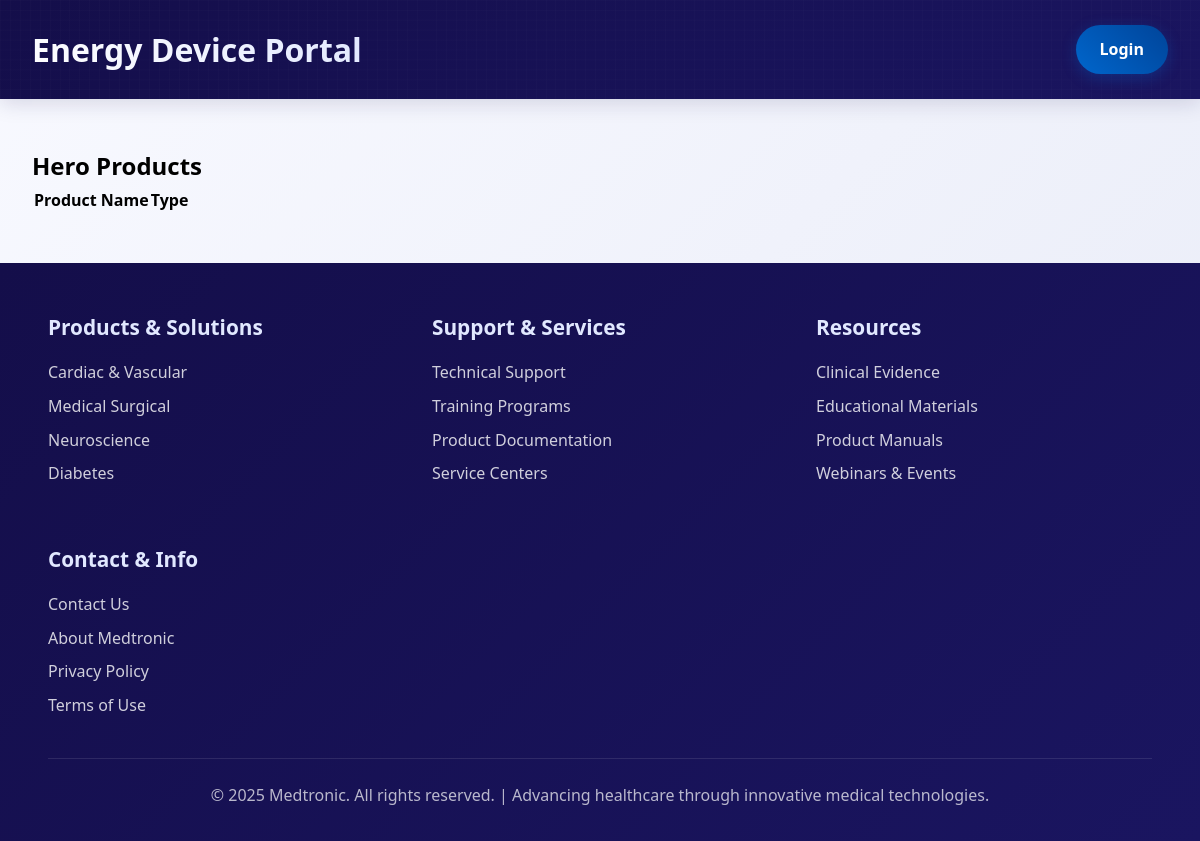
/analytics/hero-products/, run on an earlier commit of the app's database.
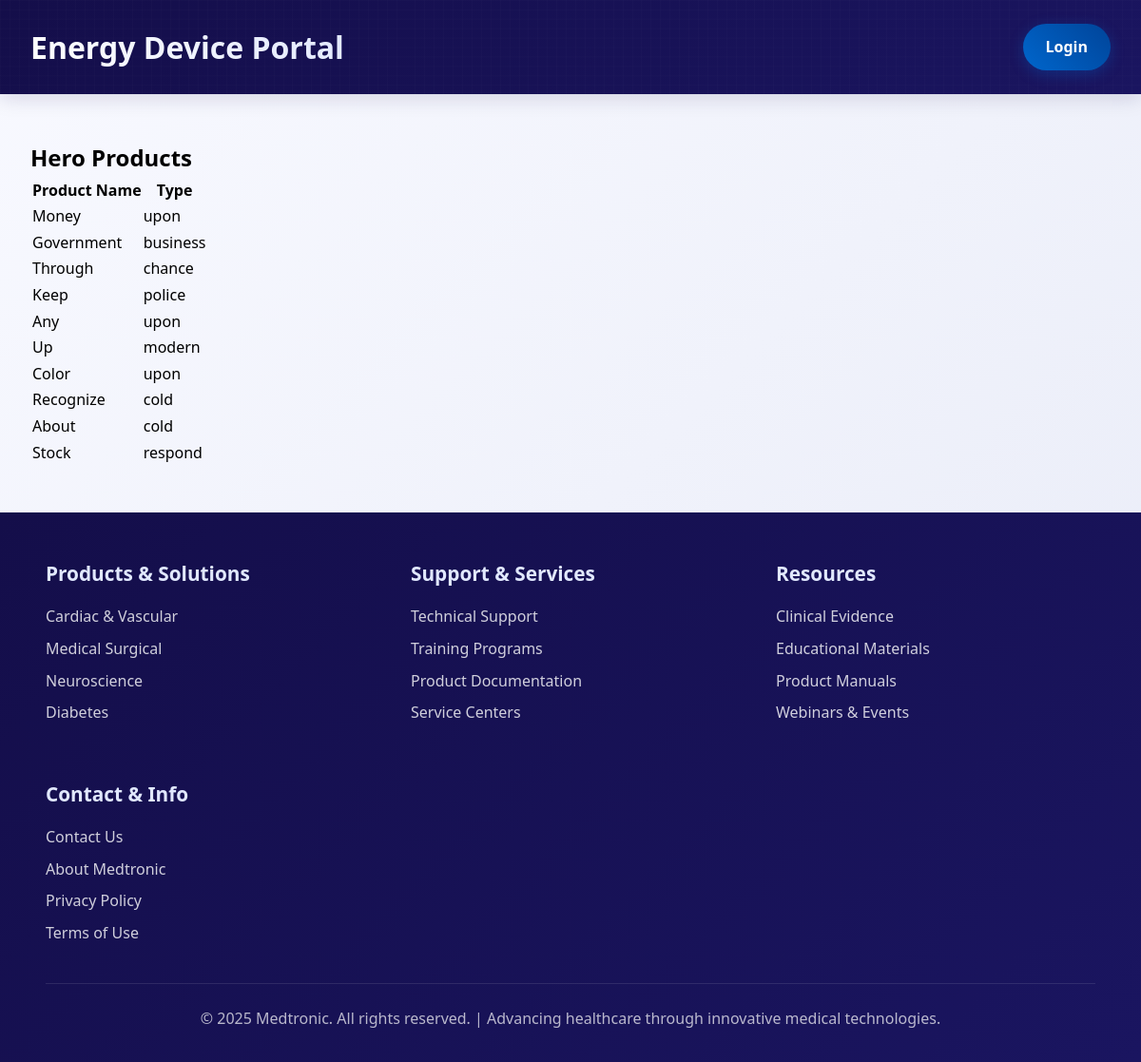
And on a later commit of the database.
### products/models.py (models this page shows, shortened)
class Product(models.Model):
    product_type = models.ForeignKey(ProductType, on_delete=models.CASCADE, related_name="products")
    name = models.CharField(max_length=255)
    description = models.TextField(blank=True, null=True)
    image = models.ImageField(upload_to='product_images/', blank=True, null=True)
    attachment = models.FileField(
        upload_to='product_files/attachments/',
        blank=True,
        null=True,
        validators=[FileExtensionValidator(allowed_extensions=['pdf', 'doc', 'docx', 'jpg', 'jpeg', 'png', 'webp'])],
        help_text="Upload PDF, Word, or Image file"
    )
    video = models.FileField(
        upload_to='product_files/videos/',
        blank=True,
        null=True,
        validators=[FileExtensionValidator(allowed_extensions=['mp4', 'mov', 'avi', 'mkv'])],
        help_text="Upload video file (e.g., .mp4, .mov)"
    )
    created_at = models.DateTimeField(auto_now_add=True)
    updated_at = models.DateTimeField(auto_now=True)

class ProductType(models.Model):
    product_category = models.ForeignKey(ProductCategory, on_delete=models.CASCADE, related_name="product_types")
    name = models.CharField(max_length=100)
    created_at = models.DateTimeField(auto_now_add=True)
    updated_at = models.DateTimeField(auto_now=True)

### analytics/views.py (the view)
# urls.py: path('hero-products/', views.hero_products, name='hero_products'),
def hero_products(request):
    searched = SearchProduct.objects.values('product__id').annotate(count=Count('id')).order_by('-count')[:5]
    downloaded = AttachmentDownloadLog.objects.values('product__id').annotate(count=Count('id')).order_by('-count')[:5]
    quoted = RequestLog.objects.values('product__id').annotate(count=Count('id')).order_by('-count')[:5]
    product_ids = set()
    for group in [searched, downloaded, quoted]:
        product_ids.update([entry['product__id'] for entry in group])
    products = Product.objects.filter(id__in=product_ids)
    return render(request, 'analytics/hero_products.html', {'products': products})

### analytics/templates/analytics/hero_products.html
{% extends 'admin.html' %}
{% block content %}
<h2 class="text-xl font-bold mb-4">Hero Products</h2>
<table class="table-auto w-full border">
    <thead>
        <tr>
            <th class="border px-4 py-2">Product Name</th>
            <th class="border px-4 py-2">Type</th>
        </tr>
    </thead>
    <tbody>
        {% for product in products %}
        <tr>
            <td class="border px-4 py-2">{{ product.name }}</td>
            <td class="border px-4 py-2">{{ product.product_type.name }}</td>
        </tr>
        {% endfor %}
    </tbody>
</table>
{% endblock %}

What changed in the data, as far as the page shows it:
added Product: name "Money", product_type.name "upon"
added Product: name "Government", product_type.name "business"
added Product: name "Through", product_type.name "chance"
added Product: name "Keep", product_type.name "police"
added Product: name "Any", product_type.name "upon"
added Product: name "Up", product_type.name "modern"
added Product: name "Color", product_type.name "upon"
added Product: name "Recognize", product_type.name "cold"
added Product: name "About", product_type.name "cold"
added Product: name "Stock", product_type.name "respond"
